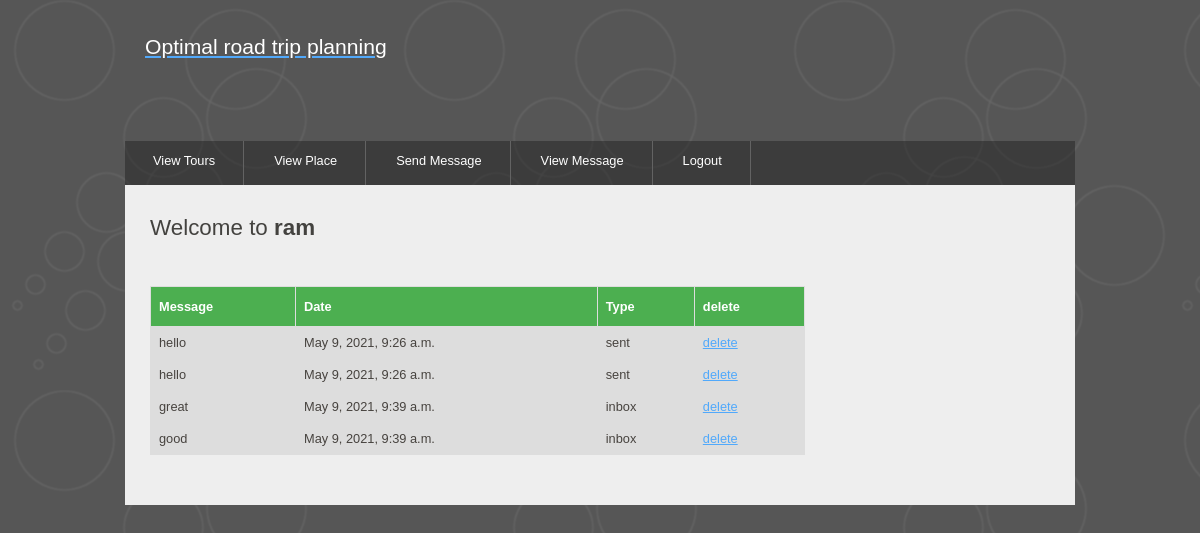
The page /viewmessages/ (signed in) on the database its author committed.
### roadtrip/models.py (models this page shows)
class MessageModel(models.Model):
    message = models.CharField(max_length=500)
    datetime = models.DateTimeField(auto_now=True, blank=False, null=False)
    username = models.CharField(max_length=60)
    type=models.CharField(max_length=60)
    class Meta:
        db_table = "messages"

### roadtrip/views.py (the view)
# urls.py: path('viewmessages/',viewmessages, name='view message'),
def viewmessages(request):
    if request.session['username']=="admin":
        return render(request, "messages.html",
                      {"messages": MessageModel.objects.filter(~Q(type="inbox"))})
    else:
        return render(request, "messages.html",
                      {"messages": MessageModel.objects.filter(username=request.session['username'])})

### templates/messages.html (shortened to what this page needs)
{% load  static%}
<!DOCTYPE HTML>
<html>
<head>
<link rel="stylesheet" type="text/css" href="{% static 'style/style.css'%}" title="style" />
</head>
<body>
	<div id="main">
		<div id="header">
			<div id="logo">
				<div id="logo_text">
					<h3>
						<a href="#"><font color="white">Optimal road trip planning</font></a>
					</h3>
					<br/><br/>
				</div>
			</div>
			<div id="menubar">
				<ul id="menu">
                    <li><a href="/viewtours">View Tours</a></li>
                    <li><a href="/viewplaces">View Place</a></li>
                    {% if request.session.username not in "admin" %}
                        <li><a href="/sendmessage">Send Message</a>
                    {% endif %}
                    <li><a href="/viewmessages">View Message</a></li>
                    <li><a href="/logout">Logout</a></li>
				</ul>
			</div>
		</div>
		<div id="site_content">
            <div id="content">
				<h1>Welcome to  <strong>{{request.session.username}}</strong>{{form.non_field_errors}}</h1>
                <h1><strong>{{message}}</strong></h1>
                <table id="customers">
                  <tr>
                      <th>Message</th>
                      <th>Date</th>
                      {% if request.session.username not in "admin" %}
                          <th>Type</th>
                      {% endif %}
                      <th>delete</th>
                  </tr>
                    {% for message in messages %}
                        <tr>
                            <td>{{ message.message }}</td>
                            <td>{{ message.datetime }}</td>
                            {% if request.session.username not in "admin" %}
                                <td>{{ message.type }}</td>
                            {% endif %}
                            <td><a href="/deletemessage?message={{message.id}}">delete</a></td>
                        </tr>
                    {% endfor %}
                </table>
            </div>
        </div>
	</div>
</body>
</html>

### static/style/style.css (style rules this page uses)
html { height: 100%; }
* { margin: 0; padding: 0; }
body { font: normal .80em 'trebuchet ms', arial, sans-serif; background: #646557 url(pattern.png) repeat fixed; color: #5D5D5D; }
h1, h2, h3, h4, h5, h6 { font: normal 175% 'century gothic', arial, sans-serif; color: #43423F; margin: 0 0 15px 0; padding: 5px 0 5px 0; }
h3 { font: normal 165% 'century gothic', arial, sans-serif; }
a, a:hover { background: transparent; outline: none; text-decoration: underline; color: #51A9FB; }
ul { margin: 2px 0 22px 17px; }
ul li { list-style-type: circle; margin: 0 0 6px 0; padding: 0 0 4px 5px; }
#main, #header, #logo, #menubar, #site_content, #footer { margin-left: auto; margin-right: auto; }
#main { width: 950px; margin: 20px auto; }
#header { width: 950px; height: 121px; }
#logo { width: 910px; position: relative; height: 100px; background: transparent; padding: 10px 0 10px 0; }
#menubar { height: 46px; width: 950px; margin: 1px auto 0 auto; background: transparent url(tab.png); }
ul#menu { float: left; margin: 0;padding: 0; }
ul#menu li { float: left; padding: 0 0 0 6px; list-style: none; margin: 0px 2px 0 0; }
ul#menu li a { font: normal 100% 'trebuchet ms', sans-serif; display: block; float: left; height: 27px; padding: 12px 28px 5px 22px; text-align: center; color: #FFF; border-right: 1px solid #636363; text-decoration: none; }
#site_content { width: 925px; overflow: hidden; margin: 44px auto 0 auto; padding: 10px 0 0 25px; background: #EEE; border-top: 0; border-bottom: 0; color: #5D5D5D; }
#content { text-align: left; width: 655px; padding: 15px 0 20px 0; margin: 0; }
table { margin: 10px 0 30px 0; }
table tr th, table tr td { background: #3B3B3B; color: #FFF; padding: 7px 4px; text-align: left; }
table tr td { background: #DDD; color: #47433F; border-top: 1px solid #FFF; }

### templates/messages.html (style rules this page uses)
#customers { font-family: Arial, Helvetica, sans-serif; border-collapse: collapse; width: 100%; }
#customers td, #customers th { border: 1px solid #ddd; padding: 8px; }
#customers tr:nth-child(even) { background-color: #f2f2f2; }
#customers th { padding-top: 12px; padding-bottom: 12px; text-align: left; background-color: #4CAF50; color: white; }

### rows shown on the page
MessageModel: message "hello", datetime "May 9, 2021, 9:26 a.m.", type "sent"
MessageModel: message "hello", datetime "May 9, 2021, 9:26 a.m.", type "sent"
MessageModel: message "great", datetime "May 9, 2021, 9:39 a.m.", type "inbox"
MessageModel: message "good", datetime "May 9, 2021, 9:39 a.m.", type "inbox"

### other values the page prints
{{ request.session.username }} "ram"
